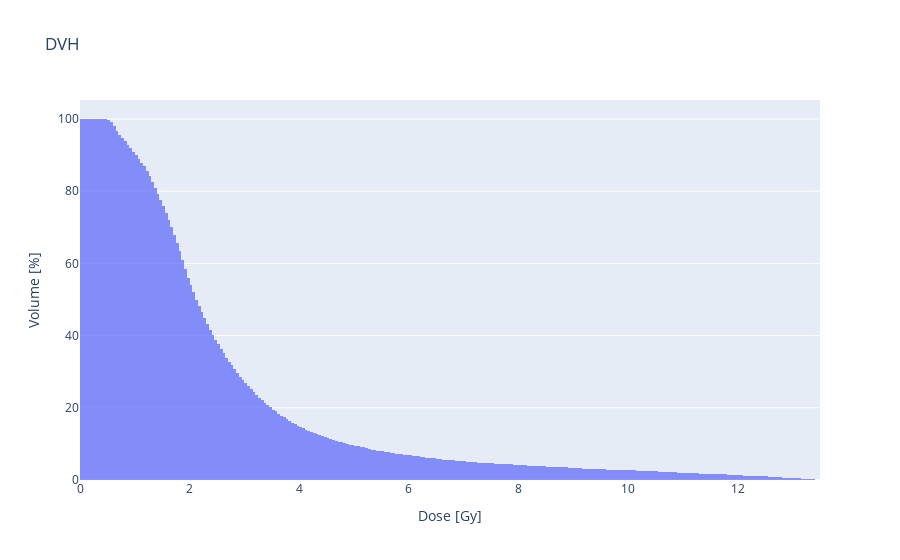

Notebook code for this chart:
### Code cell
from Dosepy.rtdose import get_dose_in_structure, plot_dvh

path_to_structures = "/media/luis/TOMO/Dosepy/Hombro20en1/RS/RS.dcm"
path_to_dose = "/media/luis/TOMO/Dosepy/Hombro20en1/RD_3D_arc1y2.dcm"

dose = get_dose_in_structure(path_to_dose, path_to_structures, "PTV_High")

plot_dvh(dose)

### Figure 1 — Plotly figure (JSON) as saved in the notebook; plotly's stock layout.template omitted (floating-point values rounded to 4 significant figures; data arrays with more than 128 entries replaced by an {"elided": "..."} marker saying what was removed)
{"data": [{"cumulative": {"direction": "decreasing", "enabled": true}, "histnorm": "percent", "opacity": 0.75, "type": "histogram", "x": {"elided": "6259 float values"}, "xbins": {"end": 13.46, "size": 0.05, "start": 0}}], "layout": {"title": {"text": "DVH"}, "xaxis": {"title": {"text": "Dose [Gy]"}}, "yaxis": {"title": {"text": "Volume [%]"}}}}
